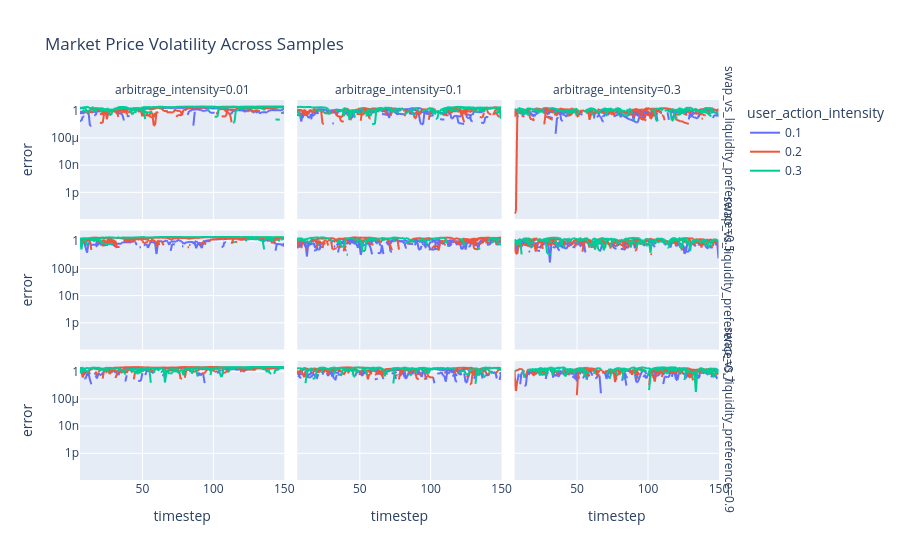

Notebook code for this chart:
### Code cell
fig_df = df.query('timestep > 5')

fig = px.line(fig_df,
              x='timestep',
              y='error',
              line_group='run',
              facet_col='arbitrage_intensity',
              facet_row='swap_vs_liquidity_preference',
              color='user_action_intensity',
              log_y=True,
              title='Market Price Volatility Across Samples')
fig.show()
